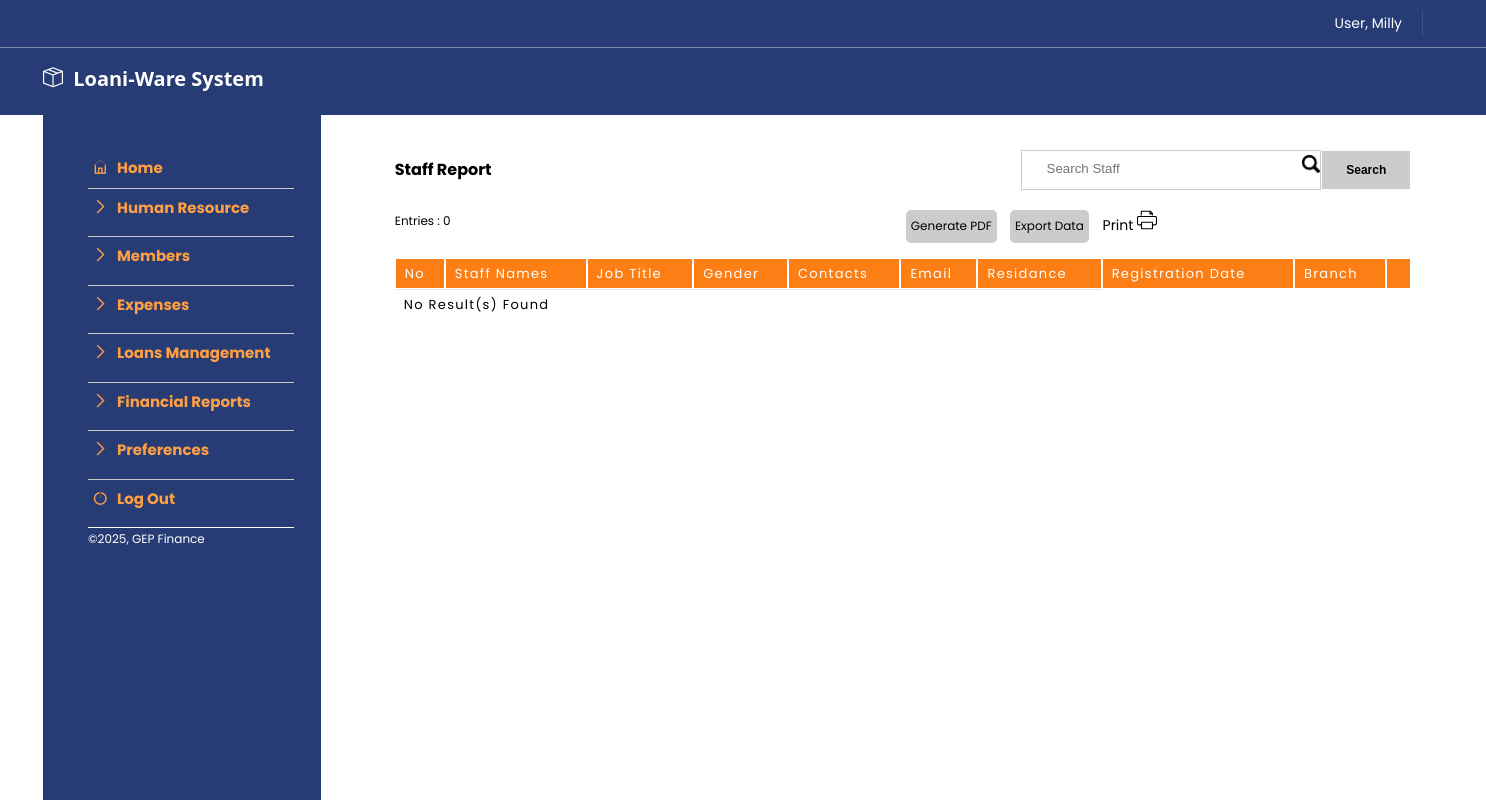
The page /data_rp/staff_list.php (signed in) on the database as committed earlier.
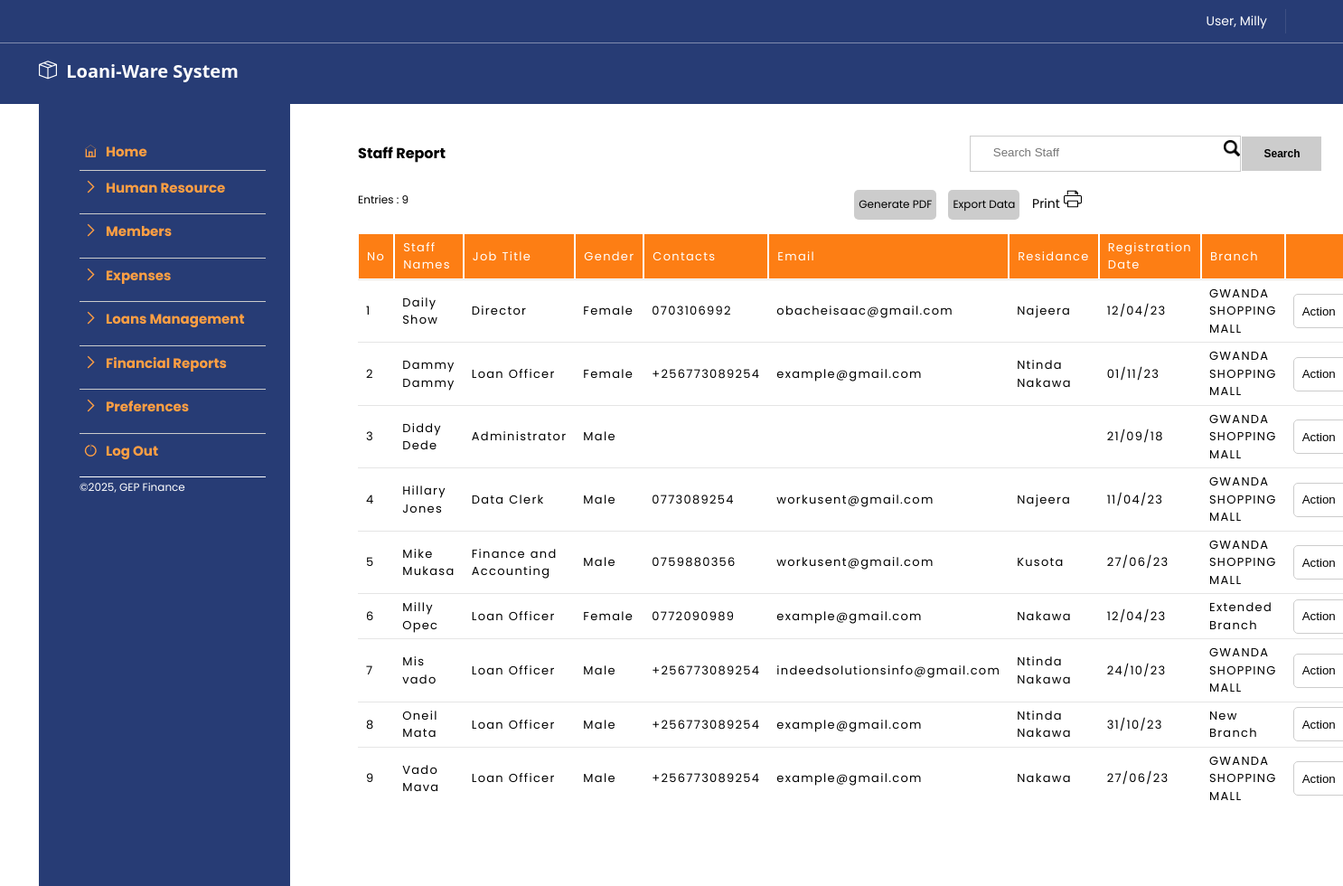
The same page on the database as committed later.
### tables this page shows
CREATE TABLE IF NOT EXISTS `staff` (
  `id` char(15) NOT NULL,
  `staff_no` char(20) NOT NULL,
  `first_name` char(50) NOT NULL,
  `last_name` char(50) NOT NULL,
  `contacts` char(15) NOT NULL,
  `email` varchar(100) NOT NULL,
  `residance` char(50) NOT NULL,
  `job` char(50) NOT NULL,
  `reg_date` date NOT NULL,
  `gender` char(10) NOT NULL,
  `status` char(2) NOT NULL,
  `nok` char(50) NOT NULL,
  `nok_contacts` char(20) NOT NULL,
  `branch_id` char(10) NOT NULL,
  PRIMARY KEY (`id`)
);

CREATE TABLE IF NOT EXISTS `staff_job` (
  `id` char(10) NOT NULL,
  `job_title` char(50) NOT NULL,
  `date_created` datetime NOT NULL,
  PRIMARY KEY (`id`)
);

CREATE TABLE IF NOT EXISTS `branches` (
  `id` char(10) NOT NULL,
  `branch_name` char(50) NOT NULL,
  `contact_email` varchar(191) DEFAULT NULL,
  `contact_phone` char(50) DEFAULT NULL,
  `address` varchar(100) DEFAULT NULL,
  `created_at` timestamp NULL DEFAULT NULL,
  PRIMARY KEY (`id`)
);

### data_rp/staff_list.php (the view, shortened to what this page needs)
<?php
require_once('../data_files/page_settings.php');
?>
<!DOCTYPE html>
<html lang="en">
  <head>
    <?php include('../data_files/link_docs.php') ?>
</head>
<body>
<?php
$start = 0;
$limit = 40;
$qry = "SELECT s.id, s.first_name, s.last_name, s.contacts, s.gender, s.email, s.residance, b.branch_name, j.job_title, s.reg_date FROM staff s, branches b, staff_job j WHERE s.branch_id = b.id AND  j.id = s.job AND ";
          $qry_tot = $qry." 1 ";
        $qry .= " 1 ORDER BY s.first_name, s.last_name ASC LIMIT $start, $limit ";
  $sql_tot = mysqli_query($connect,$qry_tot);
?>
<div class="main_bd_wrap">
           <div class="main-sidebar col-lg-9">
            <div style="width:95%;margin: auto;">
  <div class="report_wrap">
        <div class="report_header" style="align-items: center;">
                <span>Staff Report <?php echo $search ?></span>
                <div style="text-align: right;">
           <form name="form1" method="post" action="staff_list.php" id="form1">
             <div style="width:100%;height:40px;display: grid;grid-template-columns: 2fr 1fr;">
               <div style="height:40px;border:solid 1px #CCC;background-color:#fff;width:300px;" id="drop_wrapper">
                  <input type="text" class="search_text" name="name_search" placeholder="Search Staff" id="name_search" autocomplete="off" data-src="staff" />
                      <img src="../img_file/search.png" id="open_search" data-usr="" width="18px" height="18px" />
                   </div>
                 <input type="submit" name="search" value="Search" class="button_search">
              </div>
           </form>
       </div>
     </div>
  </div>
  <div class="report_wrap">
  <div style="font-size:12px;font-weight: normal;display: grid; grid-template-columns: 1fr 1fr;">
    <span>Entries : <?php echo mysqli_num_rows($sql_tot) ?></span>
    <span style="display: grid; grid-template-columns: 1fr 1fr;">
              <div style="width:100%;text-align:right;font-size:14px;">
                <span style="display:inline-block;text-align: right;font-size: 12px;font-weight: normal;">
                  <span id="get_report" class="print_layout">Generate PDF</span>
                  <span class="print_layout"><a href="../export/export_clients.php" style="text-decoration: none; color:#000; ">Export Data</a></span>
                  </span>
                  <span id="print_rpt">
                    <span>Print</span>
                    <span><img src="../img_file/print-icon.svg" width="20" height="20"></span>
                  </span>
                </span>
              </div>
    </div>
</div>
  <form name="form_list" id="form_list" method="post" action="client_list.php">
     <table align="center" cellpadding="5" cellspacing="0" class="report_display" width="100%">
      <tr>
        <td>No</td>
        <td>Staff Names</td>
        <td>Job Title</td>
        <td>Gender</td>
        <td>Contacts</td>
        <td>Email</td>
        <td>Residance</td>
        <td>Registration Date</td>
        <td>Branch</td>
        <td></td>
      </tr>
      <?php
         $sql = mysqli_query($connect, $qry);
          if(mysqli_num_rows($sql)){
            while ($r = mysqli_fetch_array($sql)){
              $count += 1;
              if($r['first_name'] OR $r['last_name']){
              ?>
               <tr>
                  <td><?php echo $count ?></td>
                  <td><?php echo $r['first_name'].' '.$r['last_name'] ?></td>
                  <td><?php echo $r['job_title'] ?></td>
                  <td><?php echo $r['gender'] ?></td>
                  <td><?php echo $r['contacts'] ?></td>
                  <td><?php echo $r['email'] ?></td>
                  <td><?php echo $r['residance'] ?></td>
                   <td><?php echo date('d/m/y', strtotime($r['reg_date'])) ?></td>
                  <td><?php echo $r['branch_name'] ?></td>
                  <td align="right">
                    <select name="sel_action" id="action_<?php echo $count ?>" class="text-input" style="width:80px;">
                       <option value="">Action</option>
                    </select></td>
                </tr>
              <?php
            }
          }
        }else{
            ?>
          <tr>
            <td colspan="7"><div style="height:90px">No Result(s) Found</div></td>
           </tr>
          <?php
         }
      ?>
     </table>
    </form>
   </div>
  </div>
    <?php echo footer_sec();  ?>
  </body>
</html>

Rows that differ between the two databases and show on the page:
now on this page (row edited): staff: first_name "Daily", last_name "Show", staff_job.job_title "Director", gender "Female", contacts "0703106992", email "obacheisaac@gmail.com", residance "Najeera", reg_date "12/04/23", branch.branch_name "GWANDA SHOPPING MALL"
added staff: first_name "Dammy", last_name "Dammy", staff_job.job_title "Loan Officer", gender "Female", contacts "+256773089254", email "example@gmail.com", residance "Ntinda Nakawa", reg_date "01/11/23", branch.branch_name "GWANDA SHOPPING MALL"
now on this page (row edited): staff: first_name "Diddy", last_name "Dede", staff_job.job_title "Administrator", gender "Male", reg_date "21/09/18", branch.branch_name "GWANDA SHOPPING MALL"
now on this page (row edited): staff: first_name "Hillary", last_name "Jones", staff_job.job_title "Data Clerk", gender "Male", contacts "0773089254", email "workusent@gmail.com", residance "Najeera", reg_date "11/04/23", branch.branch_name "GWANDA SHOPPING MALL"
added staff: first_name "Mike", last_name "Mukasa", staff_job.job_title "Finance and Accounting", gender "Male", contacts "0759880356", email "workusent@gmail.com", residance "Kusota", reg_date "27/06/23", branch.branch_name "GWANDA SHOPPING MALL"
now on this page (row edited): staff: first_name "Milly", last_name "Opec", staff_job.job_title "Loan Officer", gender "Female", contacts "0772090989", email "example@gmail.com", residance "Nakawa", reg_date "12/04/23", branch.branch_name "Extended Branch"
added staff: first_name "Mis vado", staff_job.job_title "Loan Officer", gender "Male", contacts "+256773089254", email "indeedsolutionsinfo@gmail.com", residance "Ntinda Nakawa", reg_date "24/10/23", branch.branch_name "GWANDA SHOPPING MALL"
added staff: first_name "Oneil", last_name "Mata", staff_job.job_title "Loan Officer", gender "Male", contacts "+256773089254", email "example@gmail.com", residance "Ntinda Nakawa", reg_date "31/10/23", branch.branch_name "New Branch"
added staff: first_name "Vado", last_name "Mava", staff_job.job_title "Loan Officer", gender "Male", contacts "+256773089254", email "example@gmail.com", residance "Nakawa", reg_date "27/06/23", branch.branch_name "GWANDA SHOPPING MALL"
Other text that changed with them:
mysqli_num_rows($sql_tot): "0" → "9"
text no longer shown: "No Result(s) Found"
